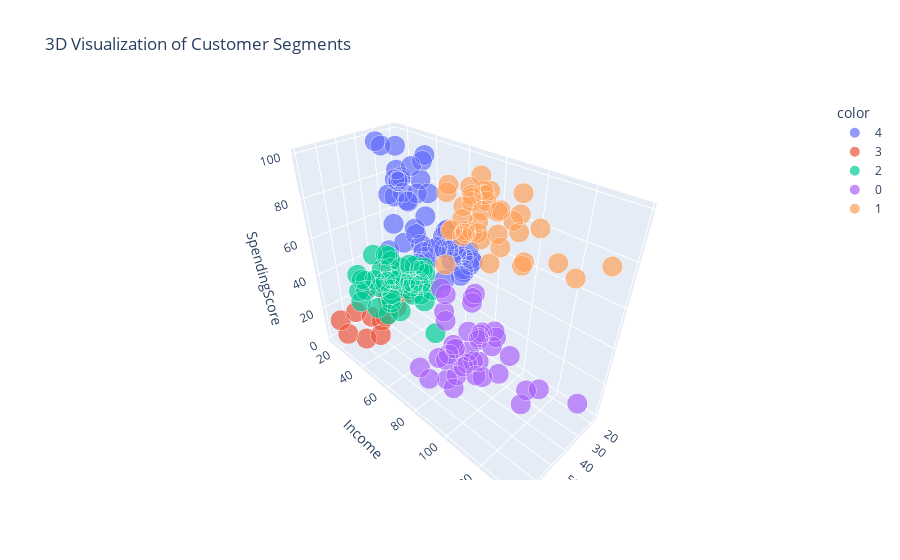

The code cell stored with this chart in its notebook:
### Code cell
def plot_clusters_3d(df):
    fig = px.scatter_3d(df, x='Age', y='Income', z='SpendingScore', color=df['Cluster'].astype(str),
                         size=np.full(df.shape[0], 8), opacity=0.7, title="3D Visualization of Customer Segments")
    fig.show()
plot_clusters_3d(df)

### Figure 1 — Plotly figure (JSON) as saved in the notebook; plotly's stock layout.template omitted (floating-point values rounded to 4 significant figures)
{"data": [{"hovertemplate": "color=4<br>Age=%{x}<br>Income=%{y}<br>SpendingScore=%{z}<br>size=%{marker.size}<extra></extra>", "legendgroup": "4", "marker": {"color": "#636efa", "opacity": 0.7, "size": [8, 8, 8, 8, 8, 8, 8, 8, 8, 8, 8, 8, 8, 8, 8, 8, 8, 8, 8, 8, 8, 8, 8, 8, 8, 8, 8, 8, 8, 8, 8, 8, 8, 8, 8, 8, 8, 8, 8, 8, 8, 8, 8, 8, 8, 8, 8, 8, 8, 8, 8, 8, 8, 8], "sizemode": "area", "sizeref": 0.02, "symbol": "circle"}, "mode": "markers", "name": "4", "scene": "scene", "showlegend": true, "type": "scatter3d", "x": [19, 21, 23, 31, 22, 23, 30, 35, 24, 22, 20, 35, 25, 31, 29, 35, 23, 21, 18, 21, 30, 20, 24, 31, 24, 27, 29, 31, 33, 31, 27, 19, 18, 19, 32, 26, 23, 38, 21, 22, 34, 18, 32, 24, 27, 20, 23, 26, 21, 19, 19, 18, 19, 27], "y": [15, 15, 16, 17, 17, 18, 19, 19, 20, 20, 21, 23, 24, 25, 28, 28, 29, 30, 33, 33, 34, 37, 38, 39, 39, 40, 40, 40, 42, 43, 46, 46, 48, 48, 48, 54, 54, 54, 54, 57, 58, 59, 60, 60, 60, 61, 62, 62, 62, 63, 64, 65, 65, 67], "z": [39, 81, 77, 40, 76, 94, 72, 99, 77, 79, 66, 98, 73, 73, 82, 61, 87, 73, 92, 81, 73, 75, 92, 61, 65, 47, 42, 42, 60, 54, 51, 55, 59, 59, 47, 54, 52, 55, 57, 55, 60, 41, 42, 52, 50, 49, 41, 55, 42, 54, 46, 48, 50, 56]}, {"hovertemplate": "color=3<br>Age=%{x}<br>Income=%{y}<br>SpendingScore=%{z}<br>size=%{marker.size}<extra></extra>", "legendgroup": "3", "marker": {"color": "#EF553B", "opacity": 0.7, "size": [8, 8, 8, 8, 8, 8, 8, 8, 8, 8, 8, 8, 8, 8, 8, 8, 8, 8, 8, 8], "sizemode": "area", "sizeref": 0.02, "symbol": "circle"}, "mode": "markers", "name": "3", "scene": "scene", "showlegend": true, "type": "scatter3d", "x": [20, 35, 64, 67, 58, 37, 35, 52, 35, 46, 54, 45, 40, 60, 53, 49, 42, 36, 48, 49], "y": [16, 18, 19, 19, 20, 20, 21, 23, 24, 25, 28, 28, 29, 30, 33, 33, 34, 37, 39, 39], "z": [6, 6, 3, 14, 15, 13, 35, 29, 35, 5, 14, 32, 31, 4, 4, 14, 17, 26, 36, 28]}, {"hovertemplate": "color=2<br>Age=%{x}<br>Income=%{y}<br>SpendingScore=%{z}<br>size=%{marker.size}<extra></extra>", "legendgroup": "2", "marker": {"color": "#00cc96", "opacity": 0.7, "size": [8, 8, 8, 8, 8, 8, 8, 8, 8, 8, 8, 8, 8, 8, 8, 8, 8, 8, 8, 8, 8, 8, 8, 8, 8, 8, 8, 8, 8, 8, 8, 8, 8, 8, 8, 8, 8, 8, 8, 8, 8, 8, 8, 8, 8, 8, 8], "sizemode": "area", "sizeref": 0.02, "symbol": "circle"}, "mode": "markers", "name": "2", "scene": "scene", "showlegend": true, "type": "scatter3d", "x": [65, 50, 49, 59, 50, 47, 51, 69, 53, 70, 67, 54, 63, 43, 68, 70, 47, 60, 60, 59, 45, 40, 49, 57, 67, 46, 48, 55, 50, 68, 48, 40, 47, 48, 49, 67, 49, 66, 54, 68, 66, 65, 63, 49, 51, 50, 56], "y": [38, 40, 42, 43, 43, 43, 44, 44, 46, 46, 47, 47, 48, 48, 48, 49, 49, 50, 50, 54, 54, 54, 54, 54, 54, 54, 54, 57, 58, 59, 60, 60, 60, 61, 62, 62, 62, 63, 63, 63, 63, 63, 65, 65, 67, 67, 79], "z": [35, 55, 52, 60, 45, 41, 50, 46, 46, 56, 52, 59, 51, 50, 48, 55, 42, 49, 56, 47, 53, 48, 42, 51, 41, 44, 46, 58, 46, 55, 49, 40, 47, 42, 48, 59, 56, 50, 46, 43, 48, 52, 43, 59, 43, 57, 35]}, {"hovertemplate": "color=0<br>Age=%{x}<br>Income=%{y}<br>SpendingScore=%{z}<br>size=%{marker.size}<extra></extra>", "legendgroup": "0", "marker": {"color": "#ab63fa", "opacity": 0.7, "size": [8, 8, 8, 8, 8, 8, 8, 8, 8, 8, 8, 8, 8, 8, 8, 8, 8, 8, 8, 8, 8, 8, 8, 8, 8, 8, 8, 8, 8, 8, 8, 8, 8, 8, 8, 8, 8, 8, 8], "sizemode": "area", "sizeref": 0.02, "symbol": "circle"}, "mode": "markers", "name": "0", "scene": "scene", "showlegend": true, "type": "scatter3d", "x": [38, 38, 23, 43, 59, 47, 25, 20, 44, 19, 57, 28, 25, 48, 34, 43, 44, 47, 37, 34, 19, 50, 42, 36, 40, 36, 52, 58, 59, 37, 46, 41, 54, 41, 34, 33, 47, 45, 32], "y": [64, 67, 70, 71, 71, 71, 72, 73, 73, 74, 75, 76, 77, 77, 78, 78, 78, 78, 78, 78, 81, 85, 86, 87, 87, 87, 88, 88, 93, 97, 98, 99, 101, 103, 103, 113, 120, 126, 137], "z": [42, 40, 29, 35, 11, 9, 34, 5, 7, 10, 5, 40, 12, 36, 22, 17, 20, 16, 1, 1, 5, 26, 20, 27, 13, 10, 13, 15, 14, 32, 15, 39, 24, 17, 23, 8, 16, 28, 18]}, {"hovertemplate": "color=1<br>Age=%{x}<br>Income=%{y}<br>SpendingScore=%{z}<br>size=%{marker.size}<extra></extra>", "legendgroup": "1", "marker": {"color": "#FFA15A", "opacity": 0.7, "size": [8, 8, 8, 8, 8, 8, 8, 8, 8, 8, 8, 8, 8, 8, 8, 8, 8, 8, 8, 8, 8, 8, 8, 8, 8, 8, 8, 8, 8, 8, 8, 8, 8, 8, 8, 8, 8, 8, 8, 8], "sizemode": "area", "sizeref": 0.02, "symbol": "circle"}, "mode": "markers", "name": "1", "scene": "scene", "showlegend": true, "type": "scatter3d", "x": [40, 39, 31, 40, 38, 39, 31, 29, 32, 35, 32, 32, 28, 32, 34, 39, 38, 27, 30, 30, 29, 31, 36, 33, 32, 28, 36, 30, 27, 35, 32, 29, 30, 28, 36, 32, 38, 35, 32, 30], "y": [69, 69, 70, 71, 71, 71, 72, 73, 73, 74, 75, 76, 77, 77, 78, 78, 78, 78, 78, 78, 79, 81, 85, 86, 87, 87, 87, 88, 88, 93, 97, 98, 99, 101, 103, 103, 113, 120, 126, 137], "z": [58, 91, 77, 95, 75, 75, 71, 88, 73, 72, 93, 87, 97, 74, 90, 88, 76, 89, 78, 73, 83, 93, 75, 95, 63, 75, 92, 86, 69, 90, 86, 88, 97, 68, 85, 69, 91, 79, 74, 83]}], "layout": {"legend": {"itemsizing": "constant", "title": {"text": "color"}, "tracegroupgap": 0}, "scene": {"domain": {"x": [0, 1], "y": [0, 1]}, "xaxis": {"title": {"text": "Age"}}, "yaxis": {"title": {"text": "Income"}}, "zaxis": {"title": {"text": "SpendingScore"}}}, "title": {"text": "3D Visualization of Customer Segments"}}}
